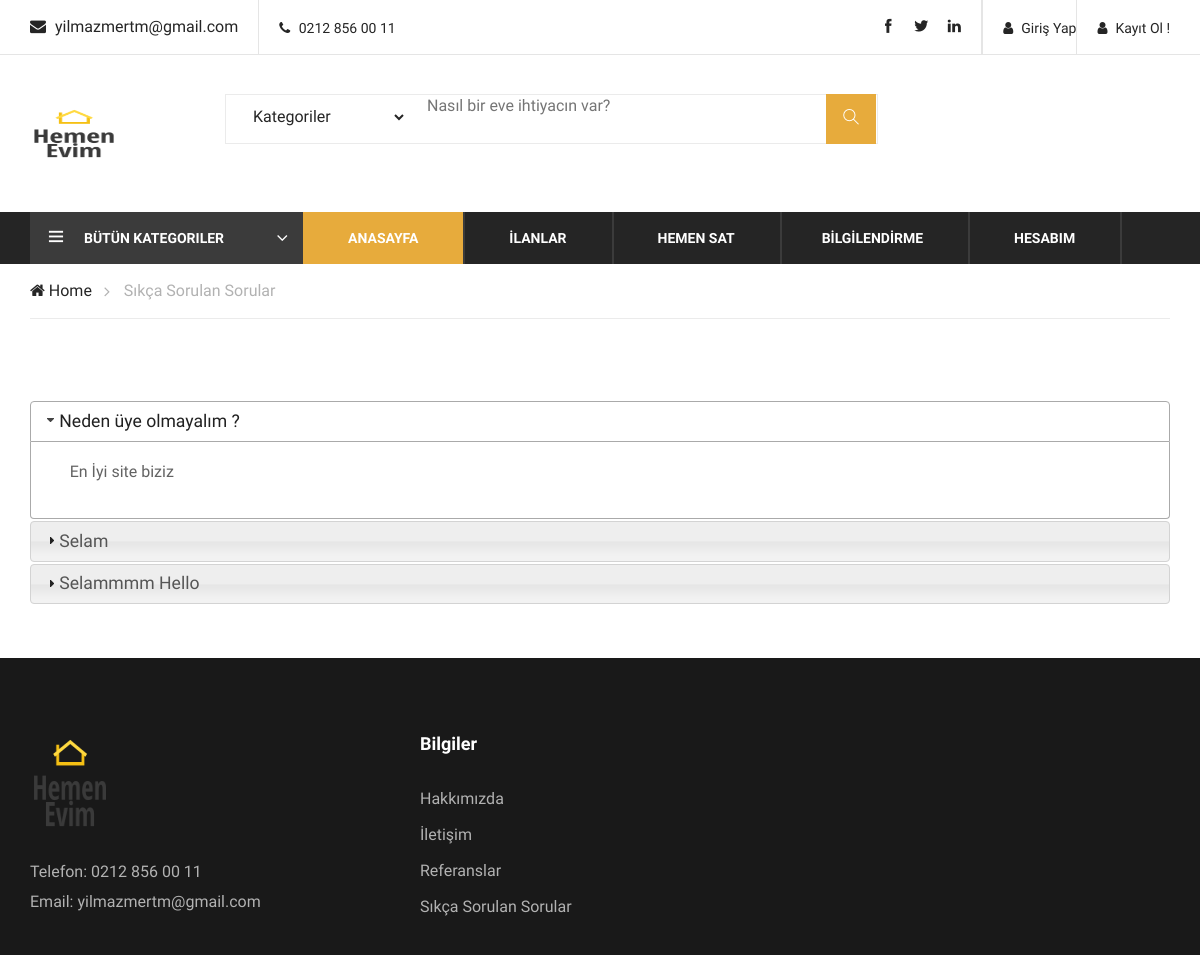
Page /faq/ on the earlier database version.
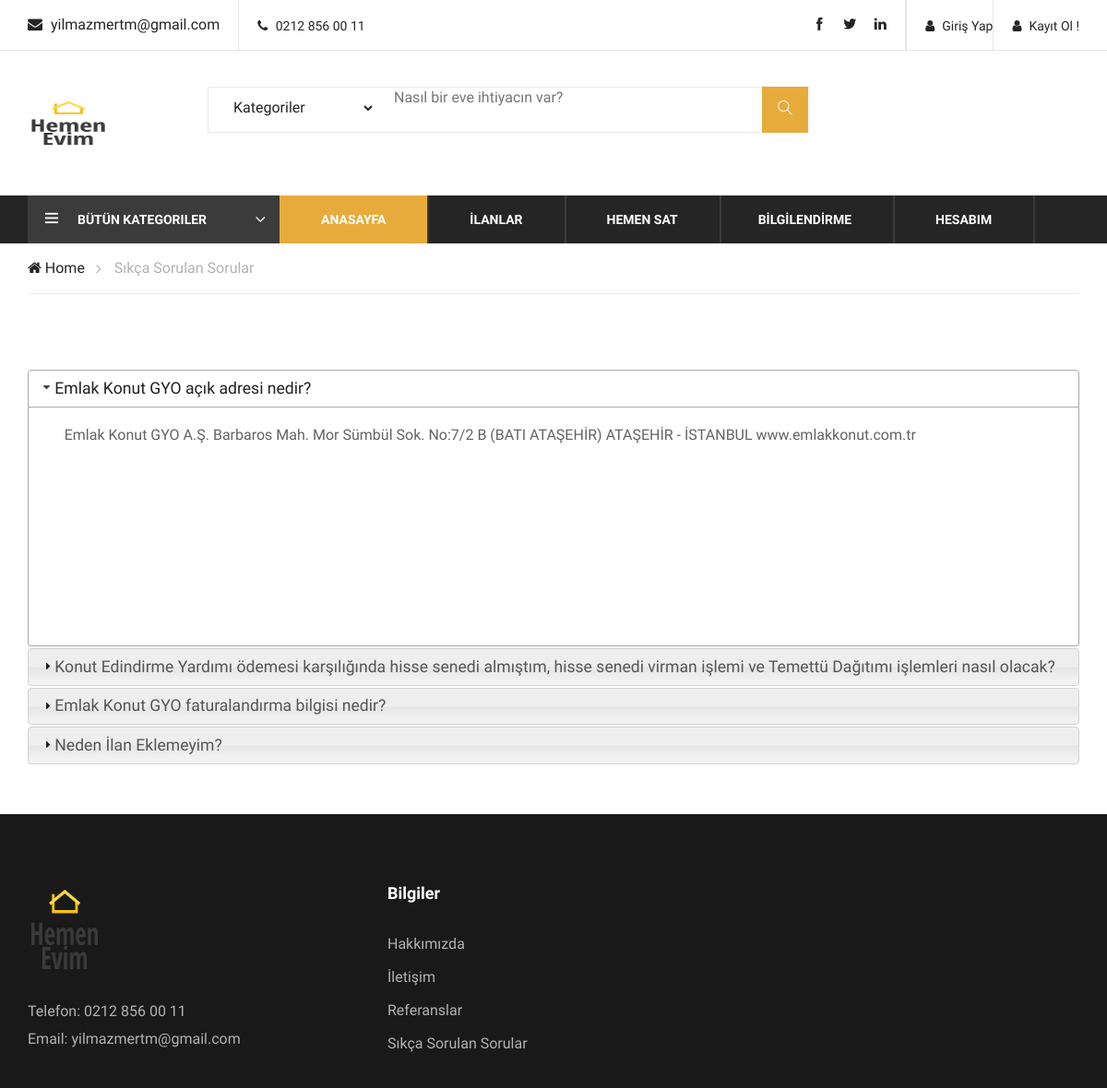
Same page on the later database version.
### home/models.py (models this page shows, shortened)
class Setting(models.Model):
    STATUS = (('True', 'Evet'), ('False', 'Hayır'))
    title = models.CharField(max_length= 150)
    keywords = models.CharField(max_length=255)
    description = models.CharField(max_length=255)
    company = models.CharField(max_length=100)
    address = models.CharField(blank= True, max_length=150)
    phone = models.CharField(blank= True, max_length=15)
    fax = models.CharField(blank= True, max_length=15)
    email = models.CharField(blank= True, max_length=100)
    smtpserver = models.CharField(blank= True, max_length=20)
    smtpemail = models.CharField(blank= True, max_length=20)
    smtppassword = models.CharField(blank= True, max_length=20)
    smtpport = models.CharField(blank= True, max_length=10)
    icon = models.ImageField(blank=True, upload_to='images/')
    facebook = models.CharField(blank=True, max_length=50)
    twitter = models.CharField(blank=True, max_length=50)
    instagram = models.CharField(blank=True, max_length=50)
    aboutus = RichTextUploadingField(blank=True)
    contact = RichTextUploadingField(blank=True)
    references = RichTextUploadingField(blank=True)
    status = models.CharField(max_length=10, choices=STATUS)
    created_at = models.DateTimeField(auto_now_add=True)
    updated_at = models.DateTimeField(auto_now=True)

class FAQ(models.Model):
    STATUS = (('True', 'Evet'), ('False', 'Hayır'))
    ordernumber = models.IntegerField()
    question = models.CharField(max_length= 150)
    answer = models.TextField()
    status = models.CharField(max_length=10, choices=STATUS)
    created_at = models.DateTimeField(auto_now_add=True)
    updated_at = models.DateTimeField(auto_now=True)

### home/views.py (the view)
# urls.py: path('faq/', views.faq, name='faq'),
def faq(request):
    category = Category.objects.all()
    setting = Setting.objects.get(pk=1)
    faq = FAQ.objects.filter(status=True).order_by('ordernumber')
    context = {
        'category': category,
        'faq': faq,
        'setting': setting
    }
    return render(request, 'faq.html', context)

### home/templates/faq.html (shortened to what this page needs)
{% extends "homebase.html" %}
{% block head %}
    <link rel="stylesheet" href="//code.jquery.com/ui/1.12.1/themes/base/jquery-ui.css">
{% endblock %}
{% block body  %}
    <div class="breacrumb-section">
        <div class="container">
            <div class="row">
                <div class="col-lg-12">
                    <div class="breadcrumb-text">
                        <a href="#"><i class="fa fa-home"></i> Home</a>
                        <span>Sıkça Sorulan Sorular</span>
                    </div>
                </div>
            </div>
        </div>
    </div>
    <div class="faq-section spad">
        <div class="container">
            <div class="row">
                <div class="col-lg-12">
                    <div id="accordion">
                        {% for rs in faq %}
                            <h3>{{ rs.question}}</h3>
                            <div>
                                <p>
                                    {{ rs.answer }}
                                </p>
                            </div>
                        {% endfor %}
                    </div>
                </div>
            </div>
        </div>
    </div>
{% endblock %}

### home/templates/homebase.html (shortened to what this page needs)
{% load static %}
<!DOCTYPE html>
<html lang="zxx">
<head>
    {% load static %}
    <link rel="stylesheet" href="{% static 'css/bootstrap.min.css'%}" type="text/css">
    <link rel="stylesheet" href="{% static 'css/font-awesome.min.css'%}" type="text/css">
    <link rel="stylesheet" href="{% static 'css/themify-icons.css' %}" type="text/css">
    <link rel="stylesheet" href="{% static 'css/elegant-icons.css'%}" type="text/css">
    <link rel="stylesheet" href="{% static 'css/owl.carousel.min.css'%}" type="text/css">
    <link rel="stylesheet" href="{% static 'css/nice-select.css'%}" type="text/css">
    <link rel="stylesheet" href="{% static 'css/jquery-ui.min.css'%}" type="text/css">
    <link rel="stylesheet" href="{% static 'css/slicknav.min.css'%}" type="text/css">
    <link rel="stylesheet" href="{% static 'css/style.css'%}" type="text/css">
    {% block head %} {% endblock %}
</head>
<body>
    {% include 'header.html' %}
    {% block body %} {% endblock %}
    {% include 'footer.html' %}
</body>
</html>

### home/templates/header.html (shortened to what this page needs)
{% load static %}
<link rel="stylesheet" href="https://ajax.googleapis.com/ajax/libs/jqueryui/1.11.4/themes/smoothness/jquery-ui.css">
<header class="header-section">
    <div class="header-top">
        <div class="container">
            <div class="ht-left">
                <div class="mail-service">
                    <i class=" fa fa-envelope"></i>
                    {{ setting.email }}
                </div>
                <div class="phone-service">
                    <i class=" fa fa-phone"></i>
                    {{ setting.phone }}
                </div>
            </div>
            <div class="ht-right">
                {% if user.id is not None %}
                    <a href="{% url 'user_index' %}" class="login-panel"><i class="fa fa-user"></i>{{ user.first_name }}</a>
                    <a href="{% url 'logout_view' %}" class="login-panel"><i class="glyphicon-log-out"></i>Logout</a>
                {% else %}
                    <a href="{% url 'signup_view' %}" class="login-panel"><i class="fa fa-user"></i>Kayıt Ol !</a>
                    <a href="{% url 'login_view' %}" class="login-panel"><i class="fa fa-user"></i>Giriş Yap</a>
                {% endif %}
                <div class="top-social">
                    <a href="{{ setting.facebook }}"><i class="ti-facebook"></i></a>
                    <a href="{{ setting.twitter }}"><i class="ti-twitter-alt"></i></a>
                    <a href="{{ setting.instagram }}"><i class="ti-linkedin"></i></a>
                </div>
            </div>
        </div>
    </div>
    <div class="container">
        <div class="inner-header">
            <div class="row">
                <div class="col-lg-2 col-md-2">
                    <div class="logo">
                        <a href="{% url 'index' %}">
                            <img src="{% static 'images/logohemen.png' %}" style="height: 55px; width: 88px">
                        </a>
                    </div>
                </div>
                <div class="col-lg-7 col-md-7">
                    {% load mptt_tags %}
                    <div class="advanced-search">
                        <form action="{% url 'product_search' %}" method="post">
                            <select name="catid" type="button" class="category-btn">
                                <option value="0">
                                    Kategoriler
                                </option>
                            </select>
                            <div class="input-group">
                                <input id="query" name="query" type="text" placeholder="Nasıl bir eve ihtiyacın var?">
                                <button type="submit"><i class="ti-search"></i></button>
                            </div>
                        </form>
                    </div>
                </div>
            </div>
        </div>
    </div>
    <div class="nav-item">
        <div class="container">
            <div class="nav-depart">
                <div class="depart-btn">
                    <i class="ti-menu"></i>
                    <span>Bütün Kategoriler</span>
                        {% load mptt_tags %}
                </div>
            </div>
            <nav class="nav-menu mobile-menu">
                <ul>
                    <li class="active"><a href="{% url 'index' %}">Anasayfa</a></li>
                    <li><a href="{% url 'allestates' %}">İlanlar</a></li>
                    <li><a href="{% url 'add' %}">Hemen Sat</a>
                    <li><a href="{% url 'index' %}">BİLGİLENDİRME</a>
                    </li>
                    <li><a href="{% url 'user_index' %}">Hesabım</a>
                    </li>
                </ul>
            </nav>
        </div>
    </div>
</header>

### home/templates/footer.html (shortened to what this page needs)
{% load static %}
<footer class="footer-section">
    <div class="container">
        <div class="row">
            <div class="col-lg-3">
                <div class="footer-left">
                    <div class="footer-logo">
                        <a href="#"><img src="{% static 'images/logohemen.png' %}" style="height: 100px; width: 80px" alt=""></a>
                    </div>
                    <ul>
                        <li>Telefon: {{ setting.phone }}</li>
                        <li>Email: {{ setting.email }}</li>
                    </ul>
                </div>
            </div>
            <div class="col-lg-2 offset-lg-1">
                <div class="footer-widget">
                    <h5>Bilgiler</h5>
                    <ul>
                        <li><a href="{% url 'aboutus' %}">Hakkımızda</a></li>
                        <li><a href="{% url 'contact' %}">İletişim</a></li>
                        <li><a href="{% url 'referances' %}">Referanslar</a></li>
                        <li><a href="{% url 'faq' %}">Sıkça Sorulan Sorular</a></li>
                    </ul>
                </div>
            </div>
        </div>
    </div>
</footer>

Differences in the rows shown:
removed FAQ: question "Neden üye olmayalım ?", answer "En İyi site biziz"
removed FAQ: question "Selam"
removed FAQ: question "Selammmm Hello"
added FAQ: question "Emlak Konut GYO açık adresi nedir?", answer "Emlak Konut GYO A.Ş. Barbaros Mah. Mor Sümbül Sok. No:7/2 B (BATI ATAŞEHİR) ATAŞEHİR - İSTANBUL www.emlakkonut.com.tr"
added FAQ: question "Konut Edindirme Yardımı ödemesi karşılığında hisse senedi almıştım, hisse senedi virman işlemi ve Temettü Dağıtımı işlemleri nasıl olacak?"
added FAQ: question "Emlak Konut GYO faturalandırma bilgisi nedir?"
added FAQ: question "Neden İlan Eklemeyim?"
